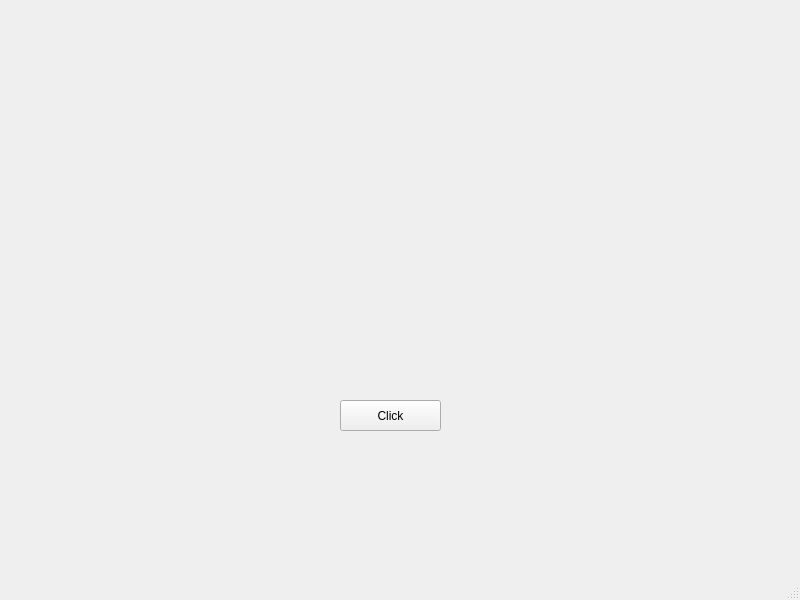
<?xml version="1.0" encoding="UTF-8"?>
<ui version="4.0">
 <class>MainWindow</class>
 <widget class="QMainWindow" name="MainWindow">
  <property name="geometry">
   <rect>
    <x>0</x>
    <y>0</y>
    <width>800</width>
    <height>600</height>
   </rect>
  </property>
  <property name="windowTitle">
   <string>MainWindow</string>
  </property>
  <widget class="QWidget" name="centralwidget">
   <widget class="QPushButton" name="pushButton">
    <property name="geometry">
     <rect>
      <x>340</x>
      <y>400</y>
      <width>101</width>
      <height>31</height>
     </rect>
    </property>
    <property name="text">
     <string>Click</string>
    </property>
   </widget>
  </widget>
  <widget class="QMenuBar" name="menubar">
   <property name="geometry">
    <rect>
     <x>0</x>
     <y>0</y>
     <width>800</width>
     <height>21</height>
    </rect>
   </property>
  </widget>
  <widget class="QStatusBar" name="statusbar"/>
 </widget>
 <resources/>
 <connections/>
</ui>
